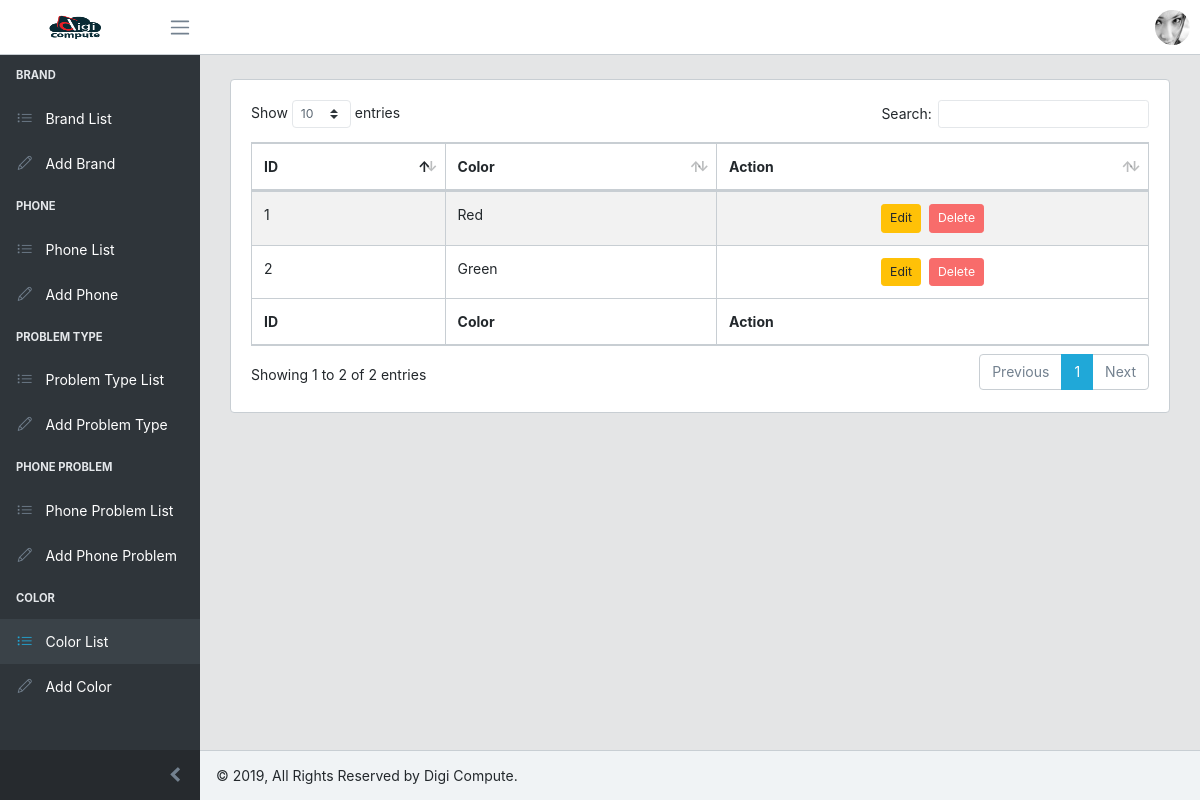
/dashboard/colors/ (signed in), run on the app's committed database.
### repair/models.py (models this page shows, shortened)
class Color(models.Model):
    color = models.CharField(max_length=200, unique=True)

### repair/views.py (the view)
# urls.py: path('dashboard/colors/', views.DashboardColorListView.as_view(), name='dashboard_color_list'),
class DashboardColorListView(ListView):
    model = Color
    template_name = 'repair/dashboard_color_list.html'

### repair/templates/repair/dashboard_color_list.html (shortened to what this page needs)
{% extends 'admin_base.html' %}
{% load static %}
{% block content %}
    <div class="card mt-4">
        <div class="card-body">
            <table id="example" class="table table-striped table-bordered" style="width:100%">
        <thead>
            <tr>
                <th>ID</th>
                <th>Color</th>
                <th>Action</th>
            </tr>
        </thead>
        <tbody>
            {% for color in object_list %}
            <tr>
                <td>{{ color.id }}</td>
                <td>{{ color.color }}</td>
                <td class="text-center"><form action="{% url 'repair:color_delete' pk=color.id %}" method="POST">{% csrf_token %}<a href="{% url 'repair:color_edit' pk=color.id %}" class="btn btn-sm btn-warning mr-2">Edit</a><button class="btn btn-sm btn-danger confirm-delete">Delete</button></form></td>
            </tr>
            {% endfor %}
        </tbody>
        <tfoot>
            <tr>
                <th>ID</th>
                <th>Color</th>
                <th>Action</th>
            </tr>
        </tfoot>
    </table>
        </div>
    </div>
{% endblock %}

### data on the page
Color: id "1", color "Red"
Color: id "2", color "Green"
